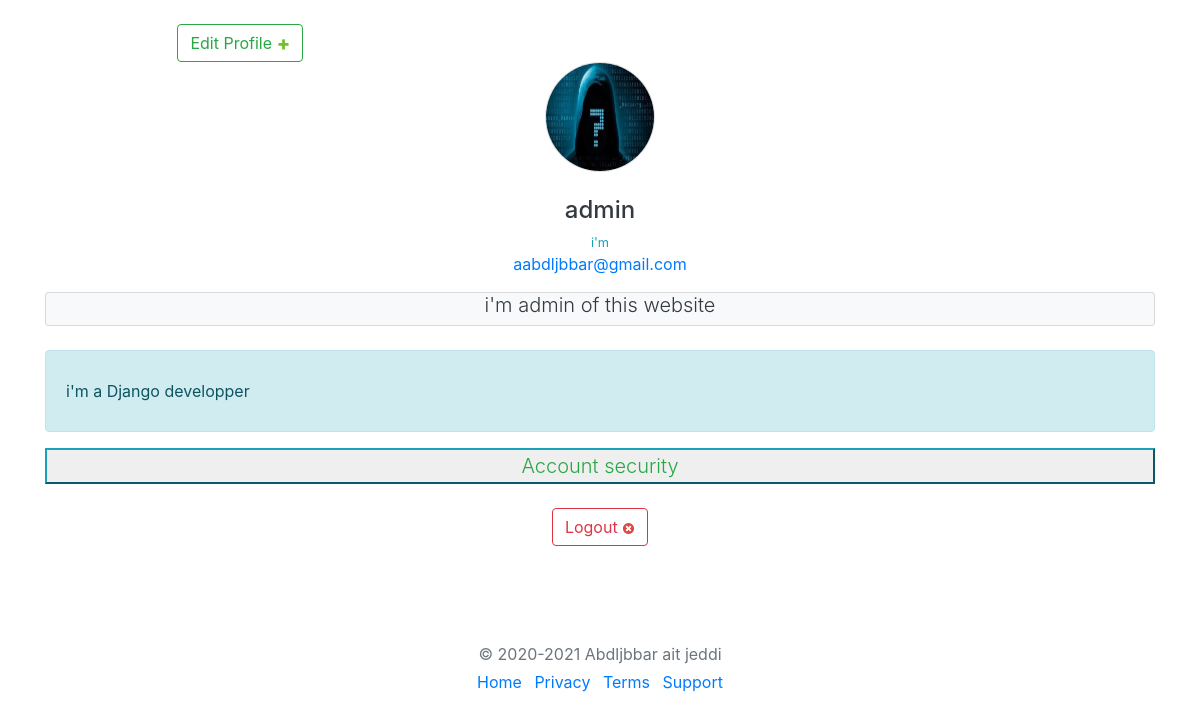
Screenshot of /profile/admin/ (signed in) with the database file from the repository.
### profille/models.py (models this page shows, shortened)
class Profile(models.Model):
    user = models.OneToOneField(User, on_delete=models.CASCADE)
    image = models.FileField(upload_to='profile/')
    slug = models.SlugField(null=True, blank=True)
    headline = models.CharField(blank=True, max_length=100)
    bio = models.TextField(blank=True)
    join_date = models.DateTimeField(blank=True, default=datetime.datetime.now)

### profille/views.py (the view)
# urls.py: path('profile/', include('profille.urls', namespace='profille')),
def profile(request, slug):
    profile = get_object_or_404(Profile, slug=slug)
    context = {
        'profile': profile,
    }
    return render(request, 'profile/profile.html', context)

### templates/profile/profile.html (shortened to what this page needs)
{% extends 'base.html' %}
{% load static %}
{% block content %}
  <center>
    <br>
{% if user == profile.user %}
<a style="margin-right: 60%;" class="btn my-2 my-sm-0 btn-outline-success" href="{% url 'profille:edit_profile' profile.slug %}">
   Edit Profile <img class="navbar-toggler-icone" src="{% static 'img/icon-addlink.svg' %}">
 </a>
{% endif %}
{% if not profile.image %}
   <img class="card im_age" src="{% static 'images/1.jpg' %}">
{% else %}
<img class="card icone" src="{{ profile.image.url }}">
<br>
{% endif %}
<h4 class="text-dark">{{ profile.user }}</h4>
<small class="text-center text-info">i'm {{ profile.user.first_name }} {{ profile.user.last_name }}</small>
<p class="text-primary">{{ profile.user.email }}</p>
  </center>
<div class="container">
  <div class="card bg-light">
  <h1 class="text-center lead text-dark">
    {{ profile.headline }}
  </h1></div>
  <div>
  <br>
 <div class="alert alert-info alert-dismissable">
   <p class="text-dark lead">
   {{ profile.bio | escape | linebreaks }}
   </p>
  </div>
  </div>
</div>
{% if user == profile.user %}
<div class="container">
  <button type="button" data-toggle="modal" data-target="#myModal" class="btn-block btn-outline-info text-success lead">Account security</button>
</div>
<br>
 <center> <a class="btn my-2 my-sm-0 btn-outline-danger" href="{% url 'logout' %}">
  Logout <img class="navbar-toggler-icone" src="{% static 'img/icon-no.svg' %}">
 </a></center>
{% else %}
<a href="/" class="btn btn-block my-2 my-sm-0 btn-outline-primary">Home</a>
<a href="#"class="btn btn-block my-2 my-sm-0 btn-outline-primary">About us</a>
{% endif %}
{% endblock %}

### templates/profile/profile.html (style rules this page uses)
.icone { width: 110px; height: 110px; border-radius: 50%; }

### rows the page displays
Profile: image (picture), user "admin", user.email "aabdljbbar@gmail.com", headline "i'm admin of this website", bio "i'm a Django developper"
